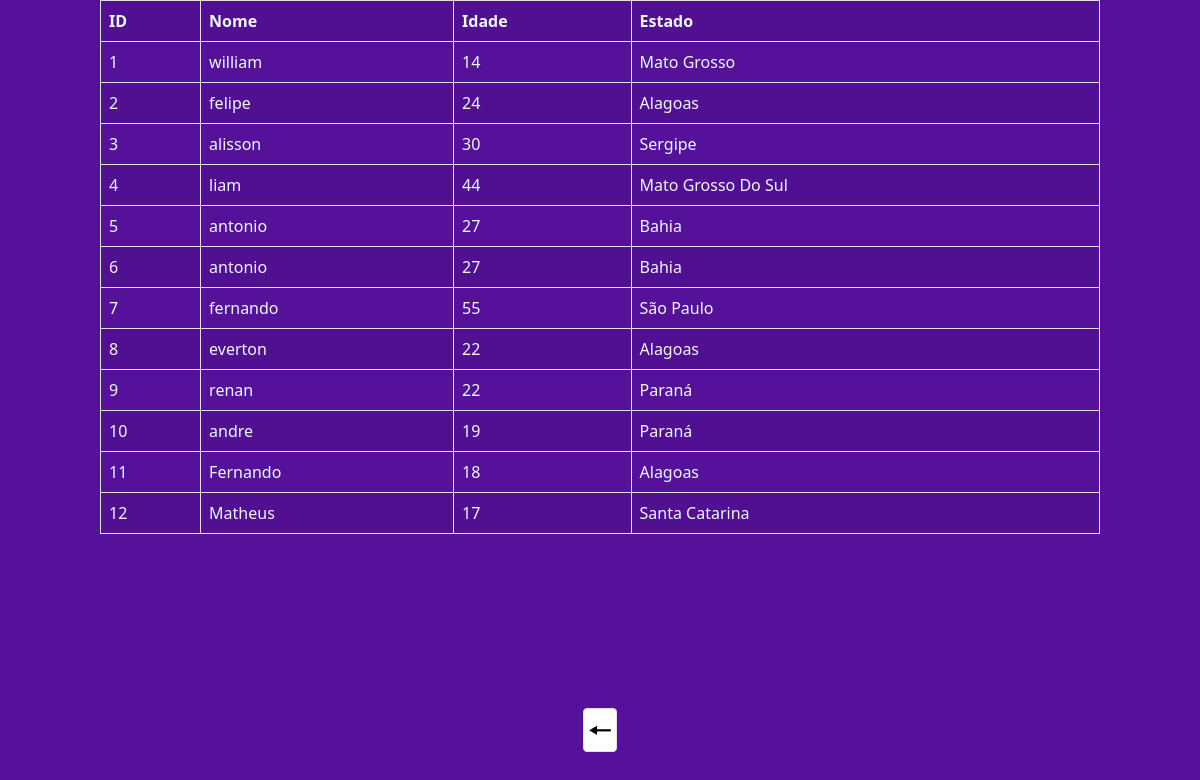
/registros/, run on the app's committed database.
### app_procu_comida/models.py (models this page shows)
class Usuario(models.Model):
    id_usuario = models.AutoField(primary_key=True)
    nome = models.TextField(max_length=255)
    idade = models.IntegerField()
    estado = models.TextField(max_length=255)
    class Meta:
        db_table = 'Usuario'

### app_procu_comida/views.py (the view)
# urls.py: path('registros/',views.registros)
def registros(request):
    usuarios = {
        'usuarios': Usuario.objects.all()
    }
    return render(request,'page/registros.html', usuarios)

### app_procu_comida/templates/page/registros.html (shortened to what this page needs)
<!doctype html>
<html lang="en">
  <head>
    <link href="https://cdn.jsdelivr.net/npm/bootstrap@5.0.2/dist/css/bootstrap.min.css" rel="stylesheet">
  </head>
  {% load static %}
  <link rel="stylesheet" href="{% static 'test.css' %}">
  <table class="table table-bordered table-striped">
        <tr>
            <th style="color: aliceblue;">ID</th>
            <th style="color: aliceblue;">Nome</th>
            <th style="color: aliceblue;">Idade</th>
            <th style="color: aliceblue;">Estado</th>
        </tr>
        {% for usuario in usuarios %}
        <tr>
            <td style="color: aliceblue;">{{usuario.id_usuario}}</td>
            <td style="color: aliceblue;">{{usuario.nome}}</td>
            <td style="color: aliceblue;">{{usuario.idade}}</td>
            <td style="color: aliceblue;">{{usuario.estado}}</td>
        </tr>
        {% endfor %}
        <div class="carousel-caption">
          <h3>
            <a href="http://127.0.0.1:8000/">
              <button class="border-0, img-thumbnail" >🠔</button>
            </a>
          </h3>
        </div>
    </table>

### app_procu_comida/static/test.css (style rules this page uses)
* { margin: 0; padding: 0; box-sizing: border-box; }

### data on the page
Usuario: id_usuario "1", nome "william", idade "14", estado "Mato Grosso"
Usuario: id_usuario "2", nome "felipe", idade "24", estado "Alagoas"
Usuario: id_usuario "3", nome "alisson", idade "30", estado "Sergipe"
Usuario: id_usuario "4", nome "liam", idade "44", estado "Mato Grosso Do Sul"
Usuario: id_usuario "5", nome "antonio", idade "27", estado "Bahia"
Usuario: id_usuario "6", nome "antonio", idade "27", estado "Bahia"
Usuario: id_usuario "7", nome "fernando", idade "55", estado "São Paulo"
Usuario: id_usuario "8", nome "everton", idade "22", estado "Alagoas"
Usuario: id_usuario "9", nome "renan", idade "22", estado "Paraná"
Usuario: id_usuario "10", nome "andre", idade "19", estado "Paraná"
Usuario: id_usuario "11", nome "Fernando", idade "18", estado "Alagoas"
Usuario: id_usuario "12", nome "Matheus", idade "17", estado "Santa Catarina"
